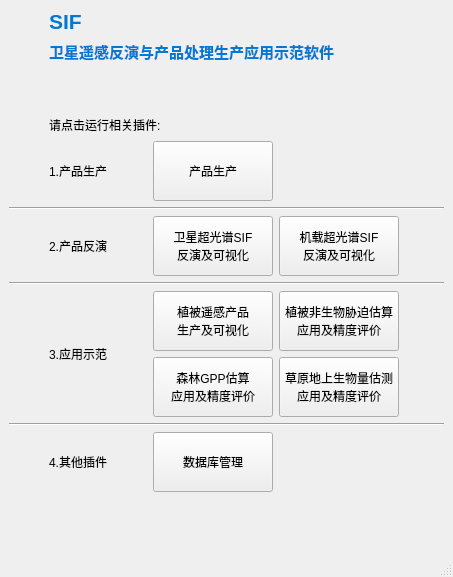
<?xml version="1.0" encoding="UTF-8"?>
<ui version="4.0">
 <class>MainWindow</class>
 <widget class="QMainWindow" name="MainWindow">
  <property name="geometry">
   <rect>
    <x>0</x>
    <y>0</y>
    <width>453</width>
    <height>577</height>
   </rect>
  </property>
  <property name="windowTitle">
   <string>SIF卫星遥感反演与产品处理生产应用示范软件</string>
  </property>
  <widget class="QWidget" name="centralwidget">
   <layout class="QVBoxLayout" name="verticalLayout_3">
    <item>
     <layout class="QHBoxLayout" name="horizontalLayout_8" stretch="0,0,1">
      <item>
       <spacer name="horizontalSpacer_11">
        <property name="orientation">
         <enum>Qt::Orientation::Horizontal</enum>
        </property>
        <property name="sizeHint" stdset="0">
         <size>
          <width>40</width>
          <height>20</height>
         </size>
        </property>
       </spacer>
      </item>
      <item>
       <widget class="QLabel" name="label">
        <property name="font">
         <font>
          <pointsize>16</pointsize>
          <bold>true</bold>
         </font>
        </property>
        <property name="styleSheet">
         <string notr="true">color: rgb(0, 120, 212);</string>
        </property>
        <property name="text">
         <string>SIF</string>
        </property>
       </widget>
      </item>
      <item>
       <spacer name="horizontalSpacer_14">
        <property name="orientation">
         <enum>Qt::Orientation::Horizontal</enum>
        </property>
        <property name="sizeHint" stdset="0">
         <size>
          <width>40</width>
          <height>20</height>
         </size>
        </property>
       </spacer>
      </item>
     </layout>
    </item>
    <item>
     <layout class="QHBoxLayout" name="horizontalLayout_9" stretch="0,0,1,0">
      <item>
       <spacer name="horizontalSpacer_12">
        <property name="orientation">
         <enum>Qt::Orientation::Horizontal</enum>
        </property>
        <property name="sizeHint" stdset="0">
         <size>
          <width>40</width>
          <height>20</height>
         </size>
        </property>
       </spacer>
      </item>
      <item>
       <widget class="QLabel" name="label_backdoor">
        <property name="font">
         <font>
          <pointsize>11</pointsize>
          <bold>true</bold>
         </font>
        </property>
        <property name="styleSheet">
         <string notr="true">color: rgb(0, 120, 212);</string>
        </property>
        <property name="text">
         <string>卫星遥感反演与产品处理生产应用示范软件</string>
        </property>
       </widget>
      </item>
      <item>
       <spacer name="horizontalSpacer_13">
        <property name="orientation">
         <enum>Qt::Orientation::Horizontal</enum>
        </property>
        <property name="sizeHint" stdset="0">
         <size>
          <width>40</width>
          <height>20</height>
         </size>
        </property>
       </spacer>
      </item>
      <item>
       <widget class="QPushButton" name="btn_backdoor">
        <property name="text">
         <string/>
        </property>
        <property name="flat">
         <bool>true</bool>
        </property>
       </widget>
      </item>
     </layout>
    </item>
    <item>
     <widget class="QWidget" name="widget" native="true">
      <property name="minimumSize">
       <size>
        <width>0</width>
        <height>40</height>
       </size>
      </property>
      <property name="maximumSize">
       <size>
        <width>16777215</width>
        <height>40</height>
       </size>
      </property>
     </widget>
    </item>
    <item>
     <layout class="QHBoxLayout" name="horizontalLayout_10" stretch="0,0,1">
      <item>
       <spacer name="horizontalSpacer_15">
        <property name="orientation">
         <enum>Qt::Orientation::Horizontal</enum>
        </property>
        <property name="sizeHint" stdset="0">
         <size>
          <width>40</width>
          <height>20</height>
         </size>
        </property>
       </spacer>
      </item>
      <item>
       <widget class="QLabel" name="label_6">
        <property name="text">
         <string>请点击运行相关插件:</string>
        </property>
       </widget>
      </item>
      <item>
       <spacer name="horizontalSpacer_16">
        <property name="orientation">
         <enum>Qt::Orientation::Horizontal</enum>
        </property>
        <property name="sizeHint" stdset="0">
         <size>
          <width>40</width>
          <height>20</height>
         </size>
        </property>
       </spacer>
      </item>
     </layout>
    </item>
    <item>
     <layout class="QVBoxLayout" name="verticalLayout_2">
      <item>
       <layout class="QHBoxLayout" name="horizontalLayout_7" stretch="0,0,0,0,1">
        <item>
         <spacer name="horizontalSpacer_8">
          <property name="orientation">
           <enum>Qt::Orientation::Horizontal</enum>
          </property>
          <property name="sizeHint" stdset="0">
           <size>
            <width>40</width>
            <height>20</height>
           </size>
          </property>
         </spacer>
        </item>
        <item>
         <widget class="QLabel" name="label_3">
          <property name="text">
           <string>1.产品生产</string>
          </property>
         </widget>
        </item>
        <item>
         <spacer name="horizontalSpacer_9">
          <property name="orientation">
           <enum>Qt::Orientation::Horizontal</enum>
          </property>
          <property name="sizeHint" stdset="0">
           <size>
            <width>40</width>
            <height>20</height>
           </size>
          </property>
         </spacer>
        </item>
        <item>
         <widget class="QPushButton" name="btn1_matlab">
          <property name="minimumSize">
           <size>
            <width>120</width>
            <height>60</height>
           </size>
          </property>
          <property name="text">
           <string>产品生产</string>
          </property>
         </widget>
        </item>
        <item>
         <spacer name="horizontalSpacer_10">
          <property name="orientation">
           <enum>Qt::Orientation::Horizontal</enum>
          </property>
          <property name="sizeHint" stdset="0">
           <size>
            <width>40</width>
            <height>20</height>
           </size>
          </property>
         </spacer>
        </item>
       </layout>
      </item>
      <item>
       <widget class="Line" name="line_2">
        <property name="orientation">
         <enum>Qt::Orientation::Horizontal</enum>
        </property>
       </widget>
      </item>
      <item>
       <layout class="QHBoxLayout" name="horizontalLayout_6" stretch="0,0,0,0,1">
        <item>
         <spacer name="horizontalSpacer_5">
          <property name="orientation">
           <enum>Qt::Orientation::Horizontal</enum>
          </property>
          <property name="sizeHint" stdset="0">
           <size>
            <width>40</width>
            <height>20</height>
           </size>
          </property>
         </spacer>
        </item>
        <item>
         <widget class="QLabel" name="label_4">
          <property name="text">
           <string>2.产品反演</string>
          </property>
         </widget>
        </item>
        <item>
         <spacer name="horizontalSpacer_6">
          <property name="orientation">
           <enum>Qt::Orientation::Horizontal</enum>
          </property>
          <property name="sizeHint" stdset="0">
           <size>
            <width>40</width>
            <height>20</height>
           </size>
          </property>
         </spacer>
        </item>
        <item>
         <layout class="QHBoxLayout" name="horizontalLayout_5">
          <item>
           <widget class="QPushButton" name="btn2_1">
            <property name="minimumSize">
             <size>
              <width>120</width>
              <height>60</height>
             </size>
            </property>
            <property name="text">
             <string>卫星超光谱SIF
反演及可视化</string>
            </property>
           </widget>
          </item>
          <item>
           <widget class="QPushButton" name="btn2_2">
            <property name="minimumSize">
             <size>
              <width>120</width>
              <height>60</height>
             </size>
            </property>
            <property name="text">
             <string>机载超光谱SIF
反演及可视化</string>
            </property>
           </widget>
          </item>
         </layout>
        </item>
        <item>
         <spacer name="horizontalSpacer_7">
          <property name="orientation">
           <enum>Qt::Orientation::Horizontal</enum>
          </property>
          <property name="sizeHint" stdset="0">
           <size>
            <width>40</width>
            <height>20</height>
           </size>
          </property>
         </spacer>
        </item>
       </layout>
      </item>
      <item>
       <widget class="Line" name="line">
        <property name="orientation">
         <enum>Qt::Orientation::Horizontal</enum>
        </property>
       </widget>
      </item>
      <item>
       <layout class="QHBoxLayout" name="horizontalLayout_4" stretch="0,0,0,0,1">
        <item>
         <spacer name="horizontalSpacer_2">
          <property name="orientation">
           <enum>Qt::Orientation::Horizontal</enum>
          </property>
          <property name="sizeHint" stdset="0">
           <size>
            <width>40</width>
            <height>20</height>
           </size>
          </property>
         </spacer>
        </item>
        <item>
         <widget class="QLabel" name="label_5">
          <property name="text">
           <string>3.应用示范</string>
          </property>
         </widget>
        </item>
        <item>
         <spacer name="horizontalSpacer_4">
          <property name="orientation">
           <enum>Qt::Orientation::Horizontal</enum>
          </property>
          <property name="sizeHint" stdset="0">
           <size>
            <width>40</width>
            <height>20</height>
           </size>
          </property>
         </spacer>
        </item>
        <item>
         <layout class="QVBoxLayout" name="verticalLayout">
          <item>
           <layout class="QHBoxLayout" name="horizontalLayout">
            <item>
             <widget class="QPushButton" name="btn3_1">
              <property name="minimumSize">
               <size>
                <width>120</width>
                <height>60</height>
               </size>
              </property>
              <property name="text">
               <string>植被遥感产品
生产及可视化</string>
              </property>
             </widget>
            </item>
            <item>
             <widget class="QPushButton" name="btn3_2">
              <property name="minimumSize">
               <size>
                <width>120</width>
                <height>60</height>
               </size>
              </property>
              <property name="text">
               <string>植被非生物胁迫估算
应用及精度评价</string>
              </property>
             </widget>
            </item>
           </layout>
          </item>
          <item>
           <layout class="QHBoxLayout" name="horizontalLayout_2">
            <item>
             <widget class="QPushButton" name="btn3_3">
              <property name="minimumSize">
               <size>
                <width>120</width>
                <height>60</height>
               </size>
              </property>
              <property name="text">
               <string>森林GPP估算
应用及精度评价</string>
              </property>
             </widget>
            </item>
            <item>
             <widget class="QPushButton" name="btn3_4">
              <property name="minimumSize">
               <size>
                <width>120</width>
                <height>60</height>
               </size>
              </property>
              <property name="text">
               <string>草原地上生物量估测
应用及精度评价</string>
              </property>
             </widget>
            </item>
           </layout>
          </item>
         </layout>
        </item>
        <item>
         <spacer name="horizontalSpacer_3">
          <property name="orientation">
           <enum>Qt::Orientation::Horizontal</enum>
          </property>
          <property name="sizeHint" stdset="0">
           <size>
            <width>40</width>
            <height>20</height>
           </size>
          </property>
         </spacer>
        </item>
       </layout>
      </item>
      <item>
       <widget class="Line" name="line_3">
        <property name="orientation">
         <enum>Qt::Orientation::Horizontal</enum>
        </property>
       </widget>
      </item>
      <item>
       <layout class="QHBoxLayout" name="horizontalLayout_11" stretch="0,0,0,0,1">
        <item>
         <spacer name="horizontalSpacer_17">
          <property name="orientation">
           <enum>Qt::Orientation::Horizontal</enum>
          </property>
          <property name="sizeHint" stdset="0">
           <size>
            <width>40</width>
            <height>20</height>
           </size>
          </property>
         </spacer>
        </item>
        <item>
         <widget class="QLabel" name="label_7">
          <property name="text">
           <string>4.其他插件</string>
          </property>
         </widget>
        </item>
        <item>
         <spacer name="horizontalSpacer_18">
          <property name="orientation">
           <enum>Qt::Orientation::Horizontal</enum>
          </property>
          <property name="sizeHint" stdset="0">
           <size>
            <width>40</width>
            <height>20</height>
           </size>
          </property>
         </spacer>
        </item>
        <item>
         <widget class="QPushButton" name="btn_DataBase">
          <property name="minimumSize">
           <size>
            <width>120</width>
            <height>60</height>
           </size>
          </property>
          <property name="text">
           <string>数据库管理</string>
          </property>
         </widget>
        </item>
        <item>
         <spacer name="horizontalSpacer_19">
          <property name="orientation">
           <enum>Qt::Orientation::Horizontal</enum>
          </property>
          <property name="sizeHint" stdset="0">
           <size>
            <width>40</width>
            <height>20</height>
           </size>
          </property>
         </spacer>
        </item>
       </layout>
      </item>
     </layout>
    </item>
    <item>
     <spacer name="verticalSpacer_2">
      <property name="orientation">
       <enum>Qt::Orientation::Vertical</enum>
      </property>
      <property name="sizeHint" stdset="0">
       <size>
        <width>20</width>
        <height>118</height>
       </size>
      </property>
     </spacer>
    </item>
   </layout>
  </widget>
  <widget class="QMenuBar" name="menubar">
   <property name="geometry">
    <rect>
     <x>0</x>
     <y>0</y>
     <width>453</width>
     <height>21</height>
    </rect>
   </property>
  </widget>
  <widget class="QStatusBar" name="statusbar"/>
 </widget>
 <resources/>
 <connections/>
</ui>
